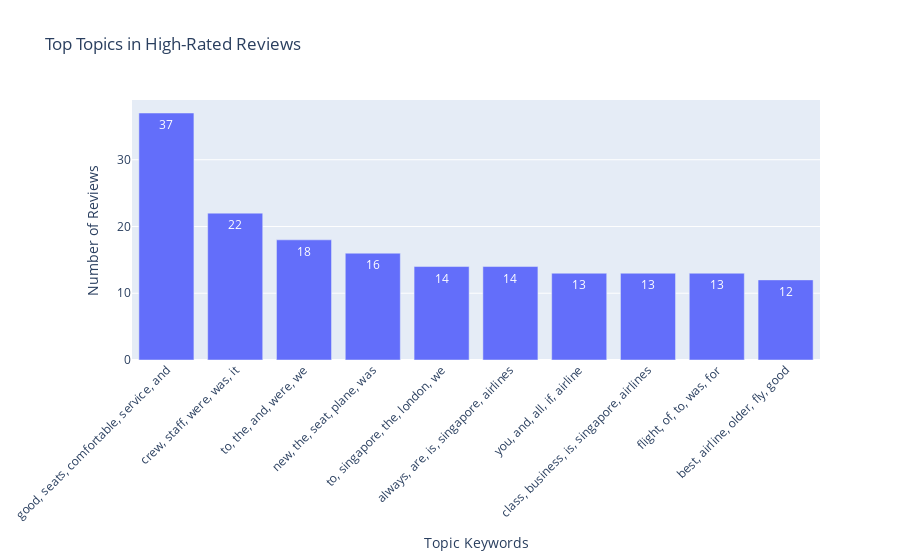

The notebook cell saved with this chart:
### Code cell
# Get topic info for high-rated
topic_counts_high = topic_model_high.get_topic_info()
topic_counts_high_clean = topic_counts_high[topic_counts_high.Topic != -1].head(10)

# Create readable labels
topic_counts_high_clean['Readable Name'] = topic_counts_high_clean['Representation'].apply(lambda words: ', '.join(words[:5]))

# Plot
fig = px.bar(
    topic_counts_high_clean,
    x='Readable Name',
    y='Count',
    title='Top Topics in High-Rated Reviews',
    labels={'Count': 'Number of Reviews', 'Readable Name': 'Topic Keywords'},
    text='Count'
)

fig.update_layout(xaxis_tickangle=-45)
fig.show()

### Figure 1 — Plotly figure (JSON) as saved in the notebook; plotly's stock layout.template omitted (floating-point values rounded to 4 significant figures)
{"data": [{"hovertemplate": "Topic Keywords=%{x}<br>Number of Reviews=%{text}<extra></extra>", "legendgroup": "", "marker": {"color": "#636efa", "pattern": {"shape": ""}}, "name": "", "orientation": "v", "showlegend": false, "text": [37.0, 22.0, 18.0, 16.0, 14.0, 14.0, 13.0, 13.0, 13.0, 12.0], "textposition": "auto", "type": "bar", "x": ["good, seats, comfortable, service, and", "crew, staff, were, was, it", "to, the, and, were, we", "new, the, seat, plane, was", "to, singapore, the, london, we", "always, are, is, singapore, airlines", "you, and, all, if, airline", "class, business, is, singapore, airlines", "flight, of, to, was, for", "best, airline, older, fly, good"], "xaxis": "x", "y": [37, 22, 18, 16, 14, 14, 13, 13, 13, 12], "yaxis": "y"}], "layout": {"barmode": "relative", "legend": {"tracegroupgap": 0}, "title": {"text": "Top Topics in High-Rated Reviews"}, "xaxis": {"anchor": "y", "domain": [0, 1], "tickangle": -45, "title": {"text": "Topic Keywords"}}, "yaxis": {"anchor": "x", "domain": [0, 1], "title": {"text": "Number of Reviews"}}}}
